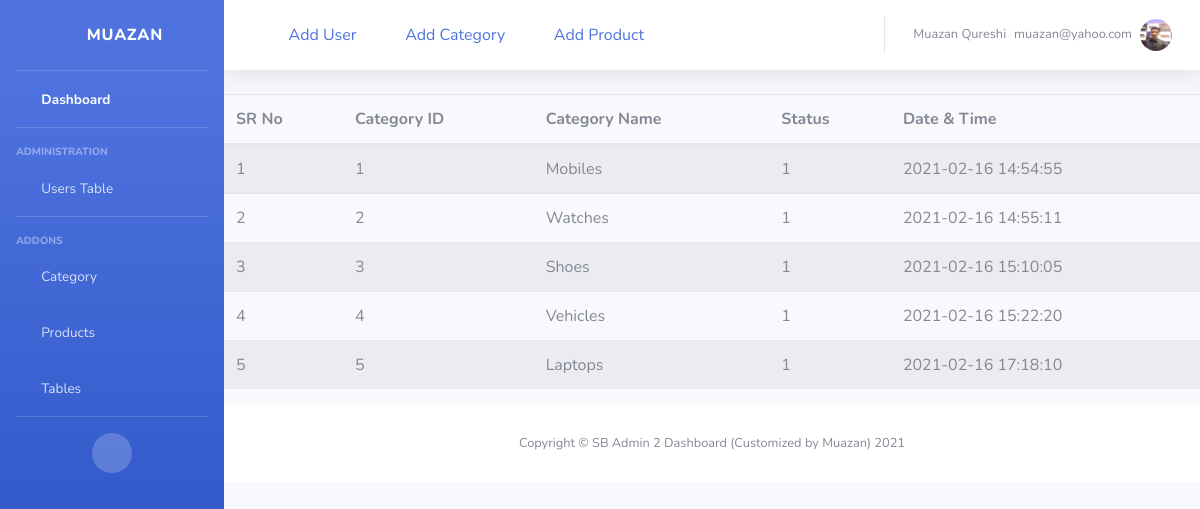
Screenshot of /category.php (signed in) with the database file from the repository.
### tables this page shows
CREATE TABLE `category` (
  `id` int(11) NOT NULL,
  `name` varchar(50) NOT NULL,
  `createdate` timestamp NOT NULL DEFAULT current_timestamp(),
  `status` int(11) NOT NULL DEFAULT 1
);

### main.php (called while the page is built, shortened)
<?php session_start();
class egan
{
    function connection()
    {
        $connect = mysqli_connect('localhost', 'root', '', 'egan');
        return $connect;
    }
    function userlive_info()
    {
        $a = $_SESSION['log'];
        $query = mysqli_query($this->connection(), "SELECT * FROM `admin` where email = '$a' ");
        return $query;
    }
    function getcategory()
    {
        $sql = "SELECT * FROM `category`";
        $query = mysqli_query($this->connection(), $sql);
        return $query;
    }
}
$object = new egan;

### category.php (the view)
<?php include('header.php');
?>
<section>
    <table class="table table-striped table-hover">
        <thead>
            <tr>
                <th>SR No</th>
                <th>Category ID</th>
                <th>Category Name</th>
                <th>Status</th>
                <th>Date & Time</th>
            </tr>
        </thead>
        <tbody>
            <?php
            $srno = 1;
            foreach ($object->getcategory() as $cat) {
            ?>
                <tr>
                    <td><?php echo $srno; ?></td>
                    <td><?php echo $cat['id']; ?></td>
                    <td><?php echo $cat['name']; ?></td>
                    <td><?php echo $cat['status']; ?></td>
                    <td><?php echo $cat['createdate']; ?></td>
                </tr>
            <?php
                $srno++;
            }
            ?>
        </tbody>
    </table>
</section>
<?php include('footer.php');
?>

### header.php (shortened to what this page needs)
<?php include('main.php');
foreach ($object->userlive_info() as $live) {
    $livename = $live['name'];
    $liveemail = $live['email'];
    $livephoto = $live['photo'];
}
?>
<!DOCTYPE html>
<html lang="en">
<head>
    <link href="vendor/fontawesome-free/css/all.min.css" rel="stylesheet" type="text/css">
    <link href="css/sb-admin-2.min.css" rel="stylesheet">
</head>
<body id="page-top">
    <div id="wrapper">
        <ul class="navbar-nav bg-gradient-primary sidebar sidebar-dark accordion" id="accordionSidebar">
            <a class="sidebar-brand d-flex align-items-center justify-content-center" href="index.php">
                <div class="sidebar-brand-icon rotate-n-15">
                    <i class="fas fa-laugh-wink"></i>
                </div>
                <div class="sidebar-brand-text mx-3">MUAZAN</div>
            </a>
            <hr class="sidebar-divider my-0">
            <li class="nav-item active">
                <a class="nav-link" href="index.php">
                    <i class="fas fa-fw fa-tachometer-alt"></i>
                    <span>Dashboard</span></a>
            </li>
            <hr class="sidebar-divider">
            <div class="sidebar-heading">
                Administration
            </div>
            <li class="nav-item">
                <a class="nav-link" href="users_table.php">
                    <i class="fas fa-fw fa-table"></i>
                    <span>Users Table</span>
                </a>
            </li>
            <hr class="sidebar-divider">
            <div class="sidebar-heading">
                Addons
            </div>
            <li class="nav-item">
                <a class="nav-link" href="category.php  ">
                    <i class="fas fa-fw fa-folder"></i>
                    <span>Category</span>
                </a>
            </li>
            <li class="nav-item">
                <a class="nav-link" href="products.php">
                    <i class="fas fa-fw fa-folder"></i>
                    <span>Products</span>
                </a>
            </li>
            <li class="nav-item">
                <a class="nav-link" href="tables.php">
                    <i class="fas fa-fw fa-table"></i>
                    <span>Tables</span></a>
            </li>
            <hr class="sidebar-divider d-none d-md-block">
            <div class="text-center d-none d-md-inline">
                <button class="rounded-circle border-0" id="sidebarToggle"></button>
            </div>
        </ul>
        <div id="content-wrapper" class="d-flex flex-column">
            <div id="content">
                <nav class="navbar navbar-expand navbar-light bg-white topbar mb-4 static-top shadow">
                    <a href="add_user.php" data-toggle="tooltip" data-placement="bottom" title="Add User">
                        <i class="fas fa-user-plus"></i>
                        <span>Add User</span>
                    </a>
                    <a href="add_category.php" data-toggle="tooltip" data-placement="bottom" title="Add Category">
                        <i class="fas fa-plus-square"></i>
                        <span>Add Category</span>
                    </a>
                    <a href="add_product.php" data-toggle="tooltip" data-placement="bottom" title="Add Product">
                        <i class="fas fa-plus-square"></i>
                        <span>Add Product</span>
                    </a>
                    <ul class="navbar-nav ml-auto">
                        <li class="nav-item dropdown no-arrow">
                            <a class="nav-link dropdown-toggle" href="#" id="userDropdown" role="button" data-toggle="dropdown" aria-haspopup="true" aria-expanded="false">
                                <span class="mr-2 d-none d-lg-inline text-gray-600 small"><?php echo $livename; ?></span>
                                <br>
                                <span class="mr-2 d-none d-lg-inline text-gray-600 small"><?php echo $liveemail; ?></span>
                                <img class="img-profile rounded-circle" src="uploads/admins/<?php echo $livephoto; ?>">
                            </a>
                        </li>
                    </ul>
                </nav>

### footer.php (shortened to what this page needs)
            <footer class="sticky-footer bg-white">
                <div class="container my-auto">
                    <div class="copyright text-center my-auto">
                        <span>Copyright &copy; SB Admin 2 Dashboard (Customized by Muazan) 2021</span>
                    </div>
                </div>
            </footer>
        </div>
    </div>
</body>
</html>

### rows the page displays
category: id "1", name "Mobiles", status "1", createdate "2021-02-16 14:54:55"
category: id "2", name "Watches", status "1", createdate "2021-02-16 14:55:11"
category: id "3", name "Shoes", status "1", createdate "2021-02-16 15:10:05"
category: id "4", name "Vehicles", status "1", createdate "2021-02-16 15:22:20"
category: id "5", name "Laptops", status "1", createdate "2021-02-16 17:18:10"

### other values shown
$livename "Muazan Qureshi"
$liveemail "muazan@yahoo.com"
